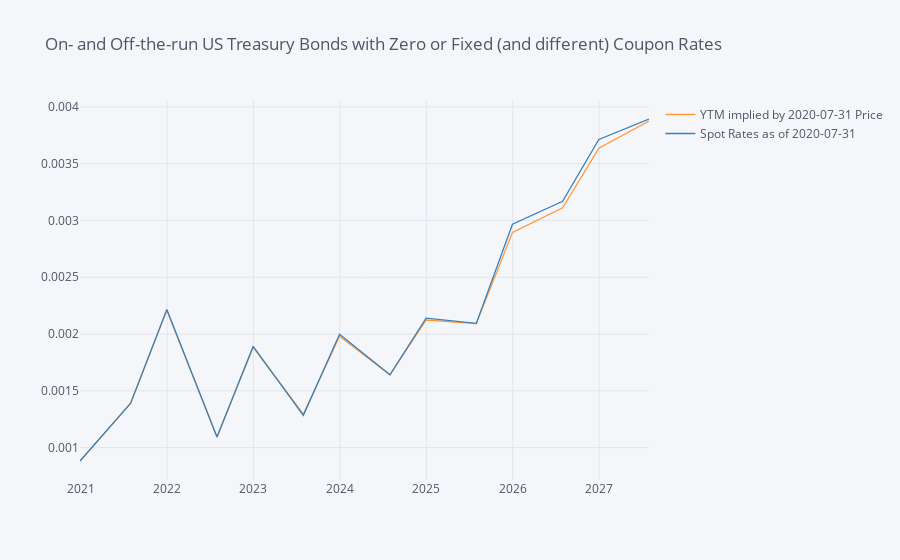

This figure's notebook cell:
### Code cell
off_on_df[["YTM implied by 2020-07-31 Price", "Spot Rates as of 2020-07-31"]].iplot(
    title="On- and Off-the-run US Treasury Bonds with Zero or Fixed (and different) Coupon Rates")

### Figure 1 — Plotly figure (JSON) as saved in the notebook; plotly's stock layout.template omitted (floating-point values rounded to 4 significant figures)
{"data": [{"line": {"color": "rgba(255, 153, 51, 1.0)", "dash": "solid", "shape": "linear", "width": 1.3}, "mode": "lines", "name": "YTM implied by 2020-07-31 Price", "text": "", "type": "scatter", "x": ["2020-12-29", "2021-07-31", "2021-12-31", "2022-07-31", "2022-12-31", "2023-07-31", "2023-12-31", "2024-07-31", "2024-12-31", "2025-07-31", "2025-12-31", "2026-07-31", "2026-12-31", "2027-07-31"], "y": [0.0008824, 0.001389, 0.002208, 0.001093, 0.001883, 0.001295, 0.00198, 0.001641, 0.002124, 0.002091, 0.002895, 0.003111, 0.003635, 0.003875]}, {"line": {"color": "rgba(55, 128, 191, 1.0)", "dash": "solid", "shape": "linear", "width": 1.3}, "mode": "lines", "name": "Spot Rates as of 2020-07-31", "text": "", "type": "scatter", "x": ["2020-12-29", "2021-07-31", "2021-12-31", "2022-07-31", "2022-12-31", "2023-07-31", "2023-12-31", "2024-07-31", "2024-12-31", "2025-07-31", "2025-12-31", "2026-07-31", "2026-12-31", "2027-07-31"], "y": [0.0008824, 0.001391, 0.002216, 0.001093, 0.001892, 0.001284, 0.001998, 0.001641, 0.002141, 0.002093, 0.002966, 0.003169, 0.003712, 0.003893]}], "layout": {"autosize": true, "legend": {"bgcolor": "#F5F6F9", "font": {"color": "#4D5663"}}, "paper_bgcolor": "#F5F6F9", "plot_bgcolor": "#F5F6F9", "title": {"font": {"color": "#4D5663"}, "text": "On- and Off-the-run US Treasury Bonds with Zero or Fixed (and different) Coupon Rates"}, "xaxis": {"autorange": true, "gridcolor": "#E1E5ED", "range": ["2020-12-29", "2027-07-31"], "showgrid": true, "tickfont": {"color": "#4D5663"}, "title": {"font": {"color": "#4D5663"}, "text": ""}, "type": "date", "zerolinecolor": "#E1E5ED"}, "yaxis": {"autorange": true, "gridcolor": "#E1E5ED", "range": [0.0007151, 0.00406], "showgrid": true, "tickfont": {"color": "#4D5663"}, "title": {"font": {"color": "#4D5663"}, "text": ""}, "type": "linear", "zerolinecolor": "#E1E5ED"}}}
